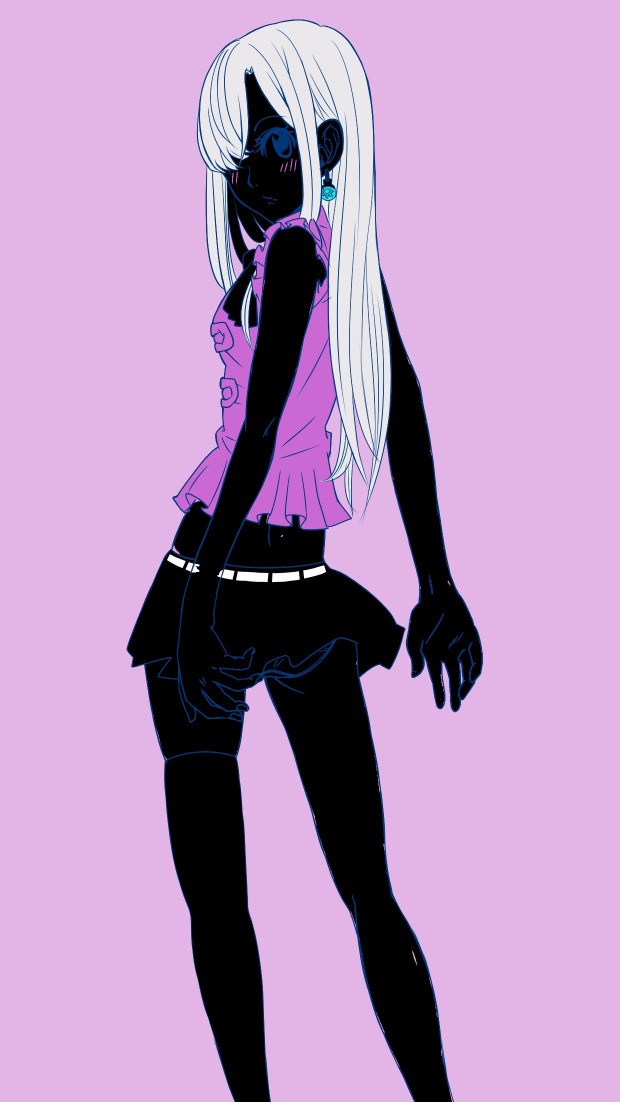
#> input picture _tmp/lowrun21g/prev/seven-deadly-sins_18.jpg, 1240 x 2204 px (shown at 1/2 size)
$ python -i fetch8.py   (imports and definitions only)
#> lines starting #> are read from the running program, lines starting #| are printed output that depends on the picture
#> further down, picture is the input picture: PIL image 1240x2204 RGB; mean R, G, B 181.7, 147, 187
#!/usr/bin/env python3
"""Low-count run 2026-11-21: multi-source fetch (safebooru + danbooru + konachan)."""
import hashlib, io, json, os, re, subprocess, time
import requests
from PIL import Image, ImageDraw, ImageFilter, ImageOps

UA = {"User-Agent": "AniPixBot/1.0 (wallpaper curation; contact nobelfamily537@gmail.com)"}

GROUPS = {
    "A": [
        ("kill la kill",      ["kill_la_kill"]),
        ("oregairu",          ["yahari_ore_no_seishun_love_comedy_wa_machigatteiru"]),
        ("vinland saga",      ["vinland_saga"]),
        ("seven deadly sins", ["nanatsu_no_taizai"]),
        ("rurouni kenshin",   ["rurouni_kenshin"]),
        ("eminence in shadow",["kage_no_jitsuryokusha_ni_naritakute"]),
        ("akame ga kill",     ["akame_ga_kill"]),
        ("gintama",           ["gintama"]),
        ("dr. stone",         ["dr._stone"]),
        ("haikyuu",           ["haikyuu!!"]),
    ],
}

BAD = {"text", "english_text", "watermark", "signature", "artist_name", "speech_bubble", "comic", "4koma",
       "multiple_views", "character_sheet", "translated", "logo", "border", "frame", "letterboxed",
       "twitter_username", "web_address", "dated", "artist_logo", "english_commentary", "bad_id",
       "sketch", "monochrome", "greyscale", "partially_colored", "censored", "manga", "scan", "sample",
       "chibi", "comic_panel", "bikini", "swimsuit", "underwear", "lingerie", "panties", "bra",
       "cleavage", "no_bra", "see_through", "spread_legs", "large_breasts", "huge_breasts", "ass",
       "nude", "naked", "topless", "wet", "bed", "bottomless", "sideboob", "underboob", "photo",
       "photograph", "cosplay", "screencap", "screenshot", "reference_sheet", "upscaled",
       "jpeg_artifacts", "lowres", "real_world_location", "photo_background", "collage", "crossover",
       "vector", "lineart", "line_art", "blood", "gore", "guro", "game_cg", "cgi",
       "anime_screencap", "screen_capture", "redraw", "official_art", "promotional_art",
       "key_visual", "poster", "banner", "album", "cover", "movie_poster", "bad_pixiv_id",
       "commentary", "commentary_request", "translation_request", "character_request", "artist_request",
       "wide_image", "phone_wallpaper", "variant_set", "resolution_mismatch", "partially_translated",
       "chinese_text", "korean_text", "japanese_text", "loli", "child",
       "aged_down", "muscular", "abs", "sweat", "tongue", "pov", "faceless_male", "male_focus",
       "greeting_card", "calendar", "sticker", "meme", "logo_parody", "fake_screenshot",
       "crying", "tears", "snot", "injury", "wound", "smoking", "cigarette", "alcohol", "drunk",
       "gun", "blood_on_face", "scared", "angry", "screaming", "torn_clothes", "food"}

OUT = "_tmp/lowrun21g"
PREV = os.path.join(OUT, "prev")
SHEETS = os.path.join(OUT, "sheets")
# [2 lines not run here, left out]

PER_SERIES = 20
GROUP = os.environ.get("GROUP", "A")
SERIES = GROUPS[GROUP]


def slugify(s):
    return re.sub(r"[^a-z0-9]+", "-", s).strip("-")


def render(im, size=(360, 640)):
#> called with size = (360, 640)
    w, h = im.size
#> w = 1240; h = 2204
    r = h / w
#> r = 1.78
    tw, th = size
    t = 16 / 9
    if r > 2.2:
        bg = ImageOps.fit(im, (tw, th), method=Image.LANCZOS).filter(ImageFilter.GaussianBlur(22))
        fg = im.copy()
        fg.thumbnail((tw, th), Image.LANCZOS)
        bg.paste(fg, ((tw - fg.width) // 2, (th - fg.height) // 2))
        return bg
    if r > t:
        nh = int(w * t)
        y = int((h - nh) * 0.04)
        return im.crop((0, y, w, y + nh))
    nw = int(h * t)
#> nw = 3918
    x = (w - nw) // 2
#> x = -1339
    return im.crop((x, 0, x + nw, h))
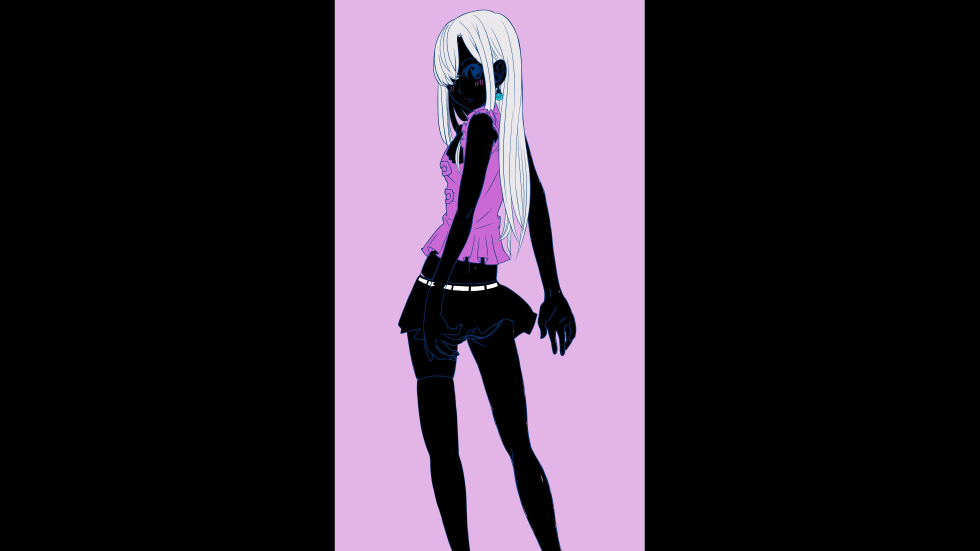
#> returned value: PIL image 3918x2204 RGB (shown at 1/4 size); mean R, G, B 57.5, 46.5, 59.2


# [62 lines left out: functions get, from_safebooru, from_danbooru, from_konachan, not called in this run]


# [1 line not run here, left out]
existing_ids, existing_urls = set(), set()
# [6 lines not run here, left out]


def wid_for(url):
    return "wpx" + hashlib.sha1(url.encode()).hexdigest()[:10]


# [16 lines left out: function commit, not called in this run]


cands_path = os.path.join(OUT, "cands_%s.json" % GROUP)
# [1 line not run here, left out]
# [1 line that did not run here, left out]
# [81 lines not run here, left out]

>>> from PIL import Image
>>> picture = Image.open('prev/seven-deadly-sins_18.jpg')
>>> result = render(picture)
